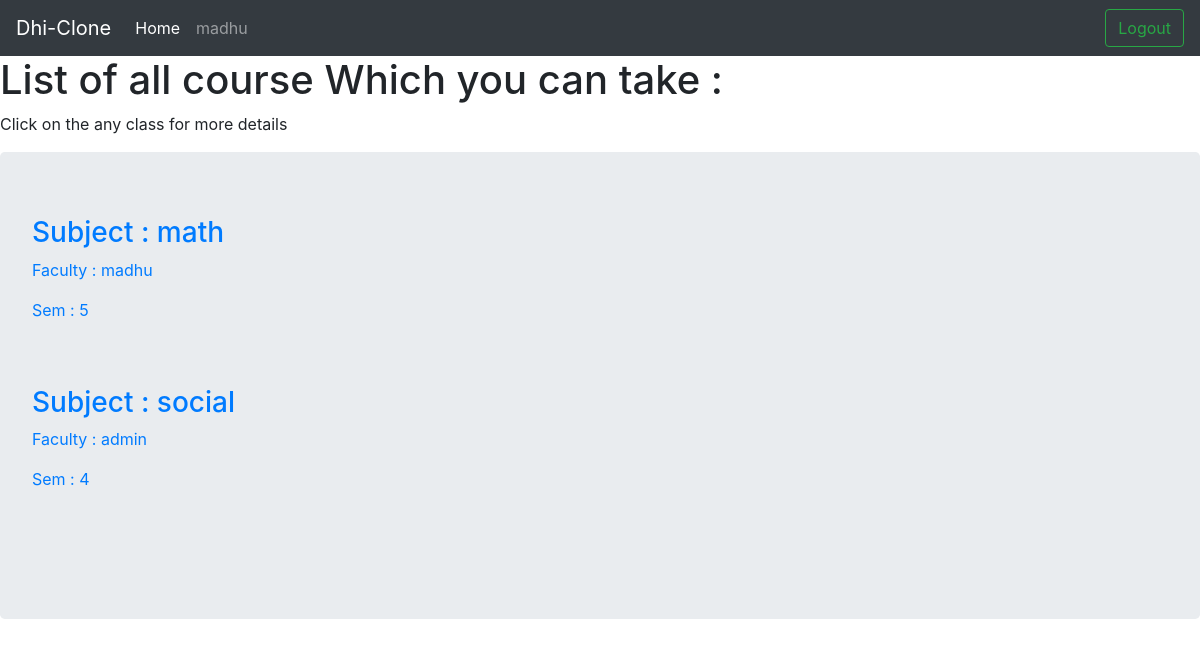
Before: /user/class/all/ (signed in) with the older database file.
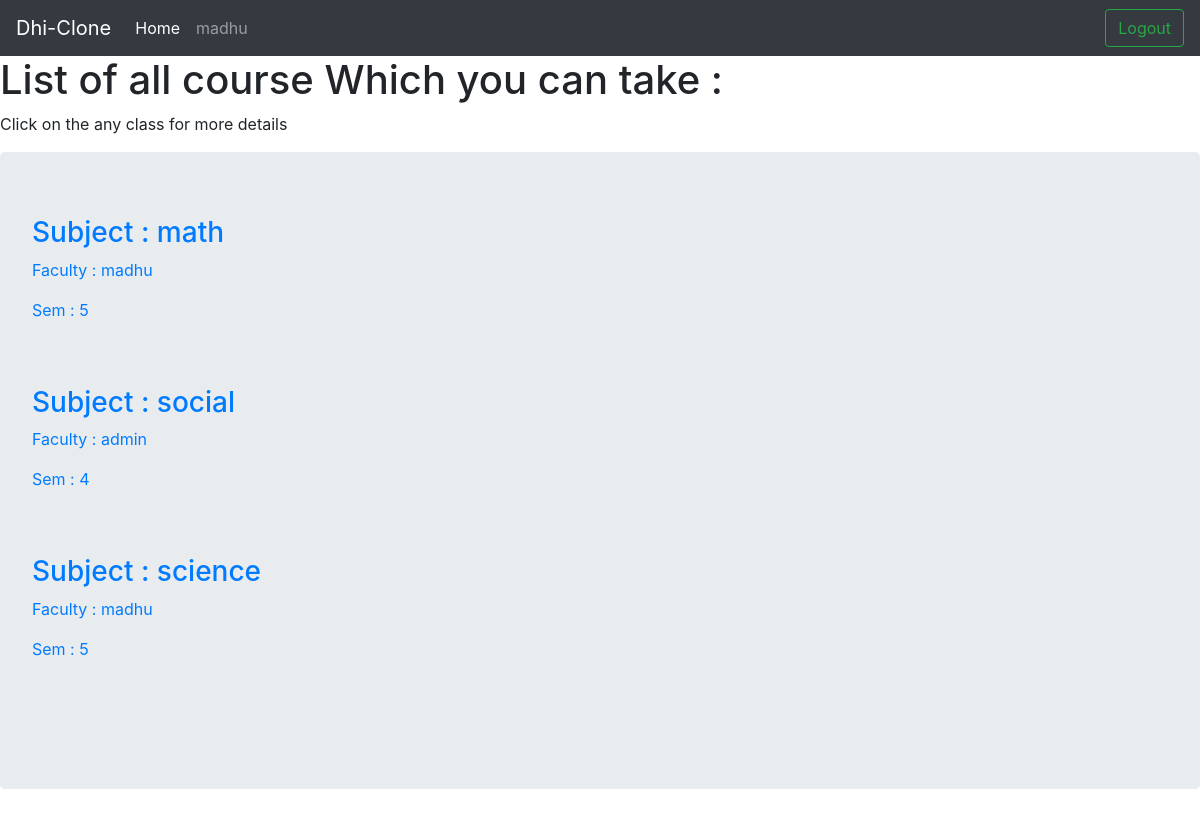
After: the same page with the newer database file.
### user/models.py (models this page shows, shortened)
class CreateClass(models.Model):
    teacher = models.ForeignKey(User,related_name='handled_teacher',on_delete=models.CASCADE)
    sem = models.IntegerField()
    subject = models.CharField(max_length=50)
    subject_code = models.CharField(max_length=20)
    students = models.ManyToManyField(User,through='ClassMember')
    slug = models.SlugField(allow_unicode = True,unique = True)

### user/views.py (the view)
# urls.py: path('class/all/',views.ListClass.as_view(),name='student_class'),
class ListClass(LoginRequiredMixin,ListView):
    model = CreateClass
    context_object_name = 'class'
    template_name = 'user/student_class_list.html'

### user/templates/user/student_class_list.html
{% extends 'base.html' %}
{% block content %}
<h1>List of all course Which you can take : </h1>
<p>Click on the any class for more details</p>
<div class="jumbotron">
  {% for i in class %}
  <a href="{% url 'user:single_class' slug=i.slug %}">
    <h3>Subject : {{i.subject}} </h3>
    <p>Faculty : {{i.teacher}} </p>
    <p>Sem : {{i.sem}} </p>
  </a>
    <br><br>
  {% endfor %}
</div>
{% endblock %}

Changed rows visible on the page:
added CreateClass: subject "science", teacher "madhu", sem "5"
